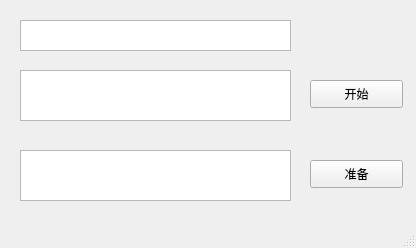
<?xml version="1.0" encoding="UTF-8"?>
<ui version="4.0">
 <class>MainWindow</class>
 <widget class="QMainWindow" name="MainWindow">
  <property name="geometry">
   <rect>
    <x>0</x>
    <y>0</y>
    <width>416</width>
    <height>248</height>
   </rect>
  </property>
  <property name="windowTitle">
   <string>MainWindow</string>
  </property>
  <widget class="QWidget" name="centralwidget">
   <widget class="QTextBrowser" name="user_1">
    <property name="geometry">
     <rect>
      <x>20</x>
      <y>70</y>
      <width>271</width>
      <height>51</height>
     </rect>
    </property>
   </widget>
   <widget class="QTextBrowser" name="user_2">
    <property name="geometry">
     <rect>
      <x>20</x>
      <y>150</y>
      <width>271</width>
      <height>51</height>
     </rect>
    </property>
   </widget>
   <widget class="QTextBrowser" name="port">
    <property name="geometry">
     <rect>
      <x>20</x>
      <y>20</y>
      <width>271</width>
      <height>31</height>
     </rect>
    </property>
   </widget>
   <widget class="QPushButton" name="pushButton">
    <property name="geometry">
     <rect>
      <x>310</x>
      <y>160</y>
      <width>93</width>
      <height>28</height>
     </rect>
    </property>
    <property name="text">
     <string>准备</string>
    </property>
   </widget>
   <widget class="QPushButton" name="pushButton_2">
    <property name="geometry">
     <rect>
      <x>310</x>
      <y>80</y>
      <width>93</width>
      <height>28</height>
     </rect>
    </property>
    <property name="text">
     <string>开始</string>
    </property>
   </widget>
  </widget>
  <widget class="QStatusBar" name="statusbar"/>
 </widget>
 <resources/>
 <connections/>
</ui>
